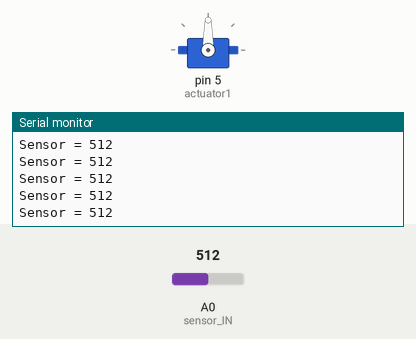
Simulated run of this sketch. Board: Arduino Uno, built with avr-gcc and run on an emulated ATmega328P. Parts: servo, the last lines printed to the serial monitor. Inputs (shaded band) come from the test bench; at power-on: A0 (sensor_IN) = 512.

Above: at 1.2 s.
1.3 s: A0 (sensor_IN) set to 106
At 2.3 s:
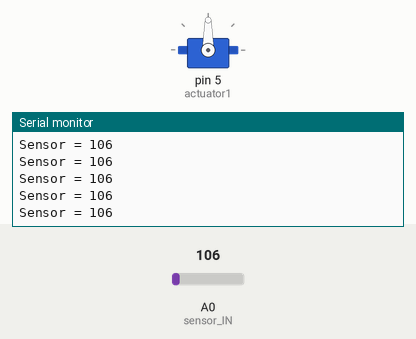
2.8 s: A0 (sensor_IN) set to 92
At 3.7 s:
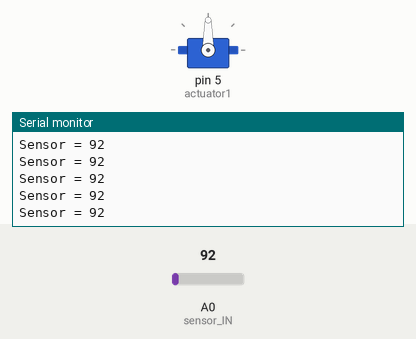
Timing chart, 0 to 5.8 s (numbered marks = the images above; inputs shaded):
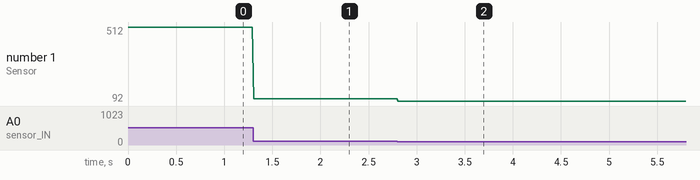

The sketch:

basicSensorActuator_NIH.ino
```cpp
/** Testing Actuonix Micro Linear Actuator
    Written by: Sreela Kodali, kodali@stanford.edu
    Last updated: November 12th, 2021 **/

#include <Servo.h>

//Set constants
#define actuator_MIN 46
#define actuator_MAX 145

// Set pin names
#define sensor_IN A0
#define actuator1Pos_measured_IN A3
#define actuator1_OUT 5
#define button_IN 2

Servo actuator1;  // create servo object to control a servo
int actuator1Pos_target = 0;    // variable to store the servo position
int sensorValue = 0;        // value read from the sensor
//int actuator1Pos_measured = 0; // value from actuator feedback
//int buttonState = 0;
//int oldButtonState = 0;
//int restState = actuator_MIN;

void setup() {
  // initialize serial communications at 9600 bps:
  Serial.begin(9600);

  // attaches the servo on pin 5 to the servo object
  actuator1.attach(5);
}

void pulse (Servo &myServo, int retraction, int extension, int t_delay) {
  myServo.write(extension);
  delay(t_delay);
  myServo.write(retraction);
}

void loop() {

  // read the analog in values:
  sensorValue = analogRead(sensor_IN);
//  actuator1Pos_measured = analogRead(actuator1Pos_measured_IN);
//  buttonState = digitalRead(button_IN); // read the pushbutton input pin:

  // map it to the range of the analog out:
//  actuator1Pos_target = map(sensorValue, 0, 780, actuator_MIN, actuator_MAX);
//  if (actuator1Pos_target < actuator_MIN) actuator1Pos_target = actuator_MIN;
//  if (actuator1Pos_target > actuator_MAX) actuator1Pos_target = actuator_MAX;

//  if (buttonState != oldButtonState) {
//    if (buttonState == HIGH) {
//      Serial.println("ON!");
//      pulse (actuator1, restState, actuator_MAX, 1000);
//    }
//  }
//  oldButtonState = buttonState;
//  actuator1.write(restState);


  // tell servo to go to position
//    actuator1.write(actuator1Pos_target);

  // print the results to the Serial Monitor:
  Serial.print("Sensor = ");
  Serial.println(sensorValue);
//  Serial.print("\t Actuator Position, Target= ");
//  Serial.println(actuator1Pos_target);
//  Serial.print("\t Actuator Position, Measured = ");
//  Serial.println(actuator1Pos_measured);
  delay(15);
}
```

Measured:
- after the input at 1.3 s, the serial monitor: prints a new line at once (image 1)
- after the input at 2.8 s, the serial monitor: prints a new line at once (image 2)
- plotted number 1: 512 → 106 after the input at 1.3 s, 106 → 92 after the input at 2.8 s
